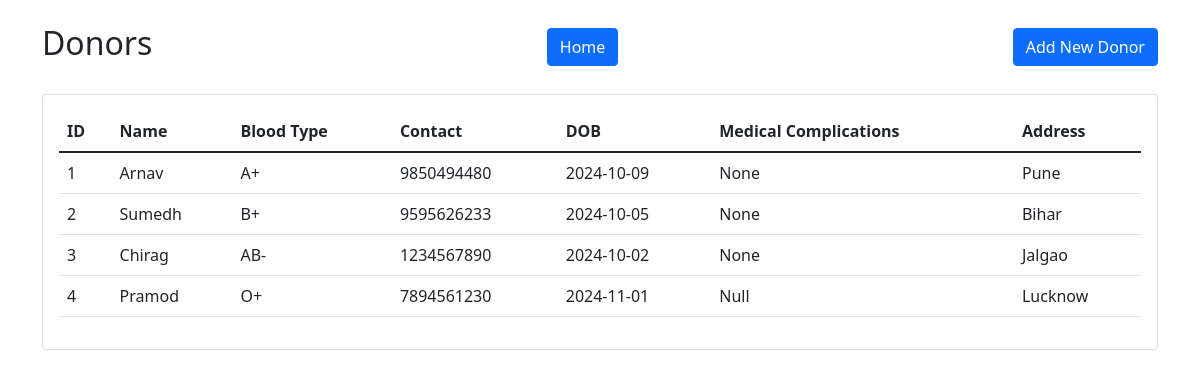
The page /donors on the database its author committed.
### models.py (models this page shows)
class Donor(Base):
    __tablename__ = 'donors'
    donor_id = Column(Integer, primary_key=True, autoincrement=True)
    name = Column(String(100), nullable=False)
    date_of_birth = Column(Date, nullable=False)
    blood_type = Column(String(3), nullable=False)
    contact_number = Column(String(15), nullable=False)
    address = Column(String(255))
    medical_complications = Column(Text)
    created_at = Column(DateTime, default=func.now())
    updated_at = Column(DateTime, default=func.now(), onupdate=func.now())
    donations = relationship("Donation", back_populates="donor")
    __table_args__ = (
        CheckConstraint(
            blood_type.in_([bt.value for bt in BloodType]),
            name='valid_blood_type'
        ),
    )

### app.py (the view)
@app.route('/donors')
def donors():
    donors = system.session.query(Donor).all()
    return render_template('donors/index.html', donors=donors)

### templates/donors/index.html
{% extends "base.html" %}
{% block content %}
<div class="d-flex justify-content-between align-items-center mb-4">
    <h2>Donors</h2>
    <a href="{{ url_for('index') }}" class="btn btn-primary">Home</a>
    <a href="{{ url_for('new_donor') }}" class="btn btn-primary">Add New Donor</a>
</div>
<div class="card">
    <div class="card-body">
        <table class="table">
            <thead>
                <tr>
                    <th>ID</th>
                    <th>Name</th>
                    <th>Blood Type</th>
                    <th>Contact</th>
                    <th>DOB</th>
                    <th>Medical Complications</th>
                    <th>Address</th>
                </tr>
            </thead>
            <tbody>
                {% for donor in donors %}
                <tr>
                    <td>{{ donor.donor_id }}</td>
                    <td>{{ donor.name }}</td>
                    <td>{{ donor.blood_type }}</td>
                    <td>{{ donor.contact_number }}</td>
                    <td>{{ donor.date_of_birth.strftime('%Y-%m-%d') }}</td>
                    <td>{{ donor.medical_complications }}</td>
                    <td>{{ donor.address }}</td>
                </tr>
                {% endfor %}
            </tbody>
        </table>
    </div>
</div>
{% endblock %}

### templates/base.html (shortened to what this page needs)
<!DOCTYPE html>
<html lang="en">
<head>
    <link href="https://cdn.jsdelivr.net/npm/bootstrap@5.1.3/dist/css/bootstrap.min.css" rel="stylesheet">
    <link href="https://cdn.jsdelivr.net/npm/bootstrap-icons@1.8.1/font/bootstrap-icons.css" rel="stylesheet">
</head>
<body>
    <div class="container mt-4">
        {% block content %}{% endblock %}
    </div>
</body>
</html>

### rows shown on the page
Donor: donor_id "1", name "Arnav", blood_type "A+", contact_number "9850494480", date_of_birth "2024-10-09", medical_complications "None", address "Pune"
Donor: donor_id "2", name "Sumedh", blood_type "B+", contact_number "9595626233", date_of_birth "2024-10-05", medical_complications "None", address "Bihar"
Donor: donor_id "3", name "Chirag", blood_type "AB-", contact_number "1234567890", date_of_birth "2024-10-02", medical_complications "None", address "Jalgao"
Donor: donor_id "4", name "Pramod", blood_type "O+", contact_number "7894561230", date_of_birth "2024-11-01", medical_complications "Null", address "Lucknow"
